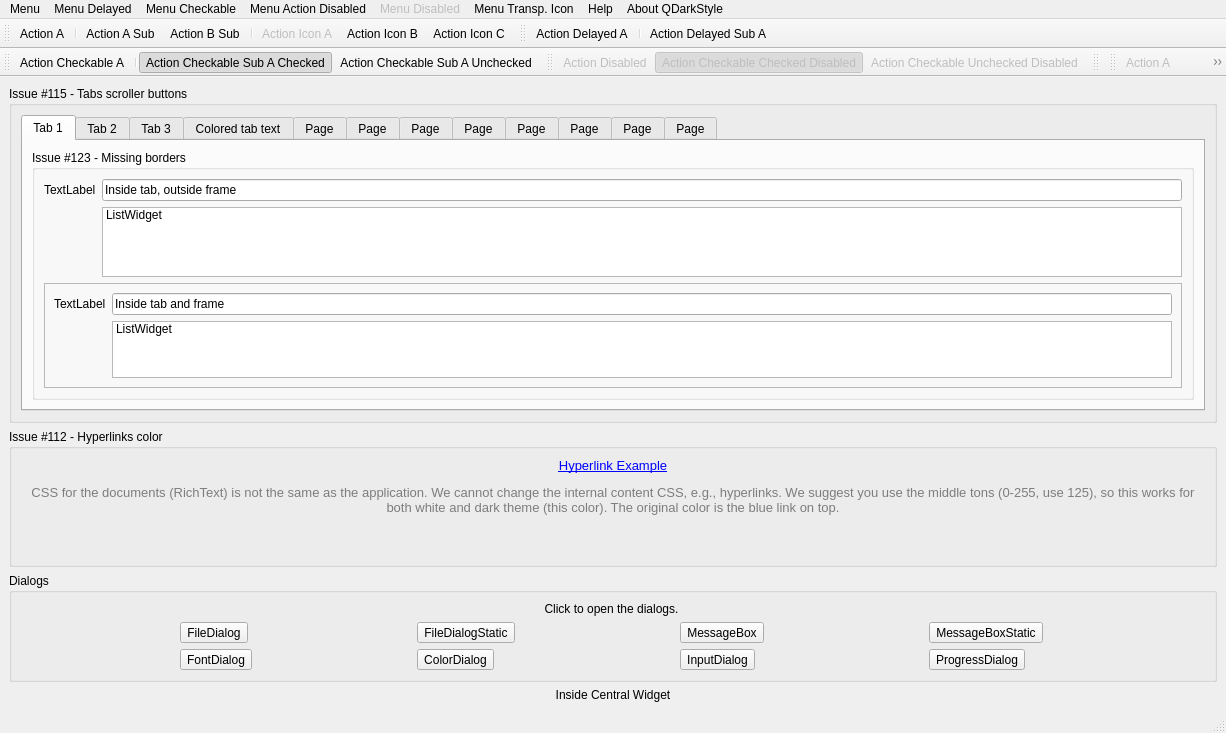
<?xml version="1.0" encoding="UTF-8"?>
<ui version="4.0">
 <class>MainWindow</class>
 <widget class="QMainWindow" name="MainWindow">
  <property name="geometry">
   <rect>
    <x>0</x>
    <y>0</y>
    <width>1226</width>
    <height>719</height>
   </rect>
  </property>
  <property name="windowTitle">
   <string>MainWindow</string>
  </property>
  <widget class="QWidget" name="centralwidget">
   <layout class="QGridLayout" name="gridLayout_7">
    <item row="3" column="0">
     <widget class="QLabel" name="label_71">
      <property name="text">
       <string>Inside Central Widget</string>
      </property>
      <property name="alignment">
       <set>Qt::AlignCenter</set>
      </property>
     </widget>
    </item>
    <item row="0" column="0">
     <widget class="QGroupBox" name="groupBox_2">
      <property name="title">
       <string>Issue #115 - Tabs scroller buttons</string>
      </property>
      <layout class="QGridLayout" name="gridLayout">
       <item row="0" column="0">
        <widget class="QTabWidget" name="tabWidget">
         <property name="currentIndex">
          <number>0</number>
         </property>
         <widget class="QWidget" name="tab">
          <attribute name="title">
           <string>Tab 1</string>
          </attribute>
          <layout class="QGridLayout" name="gridLayout_4">
           <item row="1" column="0">
            <widget class="QGroupBox" name="groupBox_3">
             <property name="title">
              <string>Issue #123 - Missing borders</string>
             </property>
             <layout class="QGridLayout" name="gridLayout_5">
              <item row="0" column="0">
               <widget class="QLabel" name="label_2">
                <property name="text">
                 <string>TextLabel</string>
                </property>
               </widget>
              </item>
              <item row="0" column="1">
               <widget class="QLineEdit" name="lineEdit">
                <property name="text">
                 <string>Inside tab, outside frame</string>
                </property>
               </widget>
              </item>
              <item row="2" column="0" colspan="2">
               <widget class="QFrame" name="frame">
                <property name="frameShape">
                 <enum>QFrame::StyledPanel</enum>
                </property>
                <property name="frameShadow">
                 <enum>QFrame::Raised</enum>
                </property>
                <layout class="QFormLayout" name="formLayout">
                 <property name="fieldGrowthPolicy">
                  <enum>QFormLayout::AllNonFixedFieldsGrow</enum>
                 </property>
                 <item row="0" column="0">
                  <widget class="QLabel" name="label_3">
                   <property name="text">
                    <string>TextLabel</string>
                   </property>
                  </widget>
                 </item>
                 <item row="0" column="1">
                  <widget class="QLineEdit" name="lineEdit_2">
                   <property name="text">
                    <string>Inside tab and frame</string>
                   </property>
                  </widget>
                 </item>
                 <item row="1" column="1">
                  <widget class="QListWidget" name="listWidget_2">
                   <item>
                    <property name="text">
                     <string>ListWidget</string>
                    </property>
                   </item>
                  </widget>
                 </item>
                </layout>
               </widget>
              </item>
              <item row="1" column="1">
               <widget class="QListWidget" name="listWidget">
                <item>
                 <property name="text">
                  <string>ListWidget</string>
                 </property>
                </item>
               </widget>
              </item>
             </layout>
            </widget>
           </item>
          </layout>
         </widget>
         <widget class="QWidget" name="tab_2">
          <attribute name="title">
           <string>Tab 2</string>
          </attribute>
          <layout class="QGridLayout" name="gridLayout_6">
           <item row="0" column="0">
            <widget class="QLabel" name="label_4">
             <property name="text">
              <string>TextLabel</string>
             </property>
            </widget>
           </item>
          </layout>
         </widget>
         <widget class="QWidget" name="tab_3">
          <attribute name="title">
           <string>Tab 3</string>
          </attribute>
         </widget>
         <widget class="QWidget" name="tab_4">
          <attribute name="title">
           <string>Colored tab text</string>
          </attribute>
         </widget>
         <widget class="QWidget" name="tab_5">
          <attribute name="title">
           <string>Page</string>
          </attribute>
         </widget>
         <widget class="QWidget" name="tab_6">
          <attribute name="title">
           <string>Page</string>
          </attribute>
         </widget>
         <widget class="QWidget" name="tab_7">
          <attribute name="title">
           <string>Page</string>
          </attribute>
         </widget>
         <widget class="QWidget" name="tab_8">
          <attribute name="title">
           <string>Page</string>
          </attribute>
         </widget>
         <widget class="QWidget" name="tab_9">
          <attribute name="title">
           <string>Page</string>
          </attribute>
         </widget>
         <widget class="QWidget" name="tab_10">
          <attribute name="title">
           <string>Page</string>
          </attribute>
         </widget>
         <widget class="QWidget" name="tab_11">
          <attribute name="title">
           <string>Page</string>
          </attribute>
         </widget>
         <widget class="QWidget" name="tab_12">
          <attribute name="title">
           <string>Page</string>
          </attribute>
          <layout class="QGridLayout" name="gridLayout_3"/>
         </widget>
        </widget>
       </item>
      </layout>
     </widget>
    </item>
    <item row="1" column="0">
     <widget class="QGroupBox" name="groupBox">
      <property name="title">
       <string>Issue #112 - Hyperlinks color</string>
      </property>
      <layout class="QGridLayout" name="gridLayout_2">
       <item row="0" column="0">
        <widget class="QLabel" name="label">
         <property name="lineWidth">
          <number>0</number>
         </property>
         <property name="text">
          <string>&lt;html&gt;&lt;head/&gt;&lt;body&gt;&lt;p align=&quot;center&quot;&gt;&lt;a href=&quot;https://github.com/ColinDuquesnoy/QDarkStyleSheet/issues/112&quot;&gt;&lt;span style=&quot; font-size:10pt; text-decoration: underline; color:#0000ff;&quot;&gt;Hyperlink Example&lt;/span&gt;&lt;/a&gt;&lt;/p&gt;&lt;p align=&quot;center&quot;&gt;&lt;span style=&quot; font-size:10pt; color:#7d7d7d;&quot;&gt;CSS for the documents (RichText) is not the same as the application. We cannot change the internal content CSS, e.g., hyperlinks. We suggest you use the middle tons (0-255, use 125), so this works for both white and dark theme (this color). The original color is the blue link on top.&lt;/span&gt;&lt;/p&gt;&lt;p align=&quot;center&quot;&gt;&lt;br/&gt;&lt;/p&gt;&lt;/body&gt;&lt;/html&gt;</string>
         </property>
         <property name="textFormat">
          <enum>Qt::RichText</enum>
         </property>
         <property name="alignment">
          <set>Qt::AlignCenter</set>
         </property>
         <property name="wordWrap">
          <bool>true</bool>
         </property>
         <property name="openExternalLinks">
          <bool>true</bool>
         </property>
         <property name="textInteractionFlags">
          <set>Qt::TextBrowserInteraction</set>
         </property>
        </widget>
       </item>
      </layout>
     </widget>
    </item>
    <item row="2" column="0">
     <widget class="QGroupBox" name="groupBoxDialogs">
      <property name="title">
       <string>Dialogs</string>
      </property>
      <layout class="QGridLayout" name="gridLayout_8">
       <item row="1" column="0">
        <widget class="QToolButton" name="toolButtonFileDialog">
         <property name="text">
          <string>FileDialog</string>
         </property>
        </widget>
       </item>
       <item row="1" column="1">
        <widget class="QToolButton" name="toolButtonFileDialogStatic">
         <property name="text">
          <string>FileDialogStatic</string>
         </property>
        </widget>
       </item>
       <item row="1" column="2">
        <widget class="QToolButton" name="toolButtonMessageBox">
         <property name="text">
          <string>MessageBox</string>
         </property>
        </widget>
       </item>
       <item row="1" column="3">
        <widget class="QToolButton" name="toolButtonMessageBoxStatic">
         <property name="text">
          <string>MessageBoxStatic</string>
         </property>
        </widget>
       </item>
       <item row="2" column="0">
        <widget class="QToolButton" name="toolButtonFontDialog">
         <property name="text">
          <string>FontDialog</string>
         </property>
        </widget>
       </item>
       <item row="2" column="1">
        <widget class="QToolButton" name="toolButtonColorDialog">
         <property name="text">
          <string>ColorDialog</string>
         </property>
        </widget>
       </item>
       <item row="2" column="2">
        <widget class="QToolButton" name="toolButtonInputDialog">
         <property name="text">
          <string>InputDialog</string>
         </property>
        </widget>
       </item>
       <item row="2" column="3">
        <widget class="QToolButton" name="toolButtonProgressDialog">
         <property name="text">
          <string>ProgressDialog</string>
         </property>
        </widget>
       </item>
       <item row="0" column="0" colspan="4">
        <widget class="QLabel" name="label_5">
         <property name="text">
          <string>Click to open the dialogs.</string>
         </property>
         <property name="alignment">
          <set>Qt::AlignCenter</set>
         </property>
        </widget>
       </item>
      </layout>
     </widget>
    </item>
   </layout>
  </widget>
  <widget class="QMenuBar" name="menubar">
   <property name="geometry">
    <rect>
     <x>0</x>
     <y>0</y>
     <width>1226</width>
     <height>23</height>
    </rect>
   </property>
   <widget class="QMenu" name="menuMenu">
    <property name="title">
     <string>Menu</string>
    </property>
    <widget class="QMenu" name="menuMenuSub">
     <property name="title">
      <string>Menu Sub</string>
     </property>
     <addaction name="actionActionSubA"/>
     <addaction name="actionActionSubB"/>
    </widget>
    <addaction name="actionActionA"/>
    <addaction name="menuMenuSub"/>
    <addaction name="actionActionIconADis"/>
    <addaction name="actionActionIconB"/>
    <addaction name="actionActionIconC"/>
   </widget>
   <widget class="QMenu" name="menuMenuDelayed">
    <property name="title">
     <string>Menu Delayed</string>
    </property>
    <widget class="QMenu" name="menuMenuSubDelayed">
     <property name="title">
      <string>Menu Sub Delayed</string>
     </property>
     <addaction name="actionActionDelayedSubA"/>
    </widget>
    <addaction name="actionActionDelayedA"/>
    <addaction name="actionActionCheckableA"/>
    <addaction name="menuMenuSubDelayed"/>
   </widget>
   <widget class="QMenu" name="menuMenuCheckale">
    <property name="title">
     <string>Menu Checkable</string>
    </property>
    <widget class="QMenu" name="menuNew">
     <property name="title">
      <string>New</string>
     </property>
     <addaction name="separator"/>
     <addaction name="actionNewB"/>
     <addaction name="actionNewD"/>
     <addaction name="actionNewC"/>
     <addaction name="separator"/>
     <addaction name="actionNewE"/>
    </widget>
    <addaction name="actionActionCheckableA"/>
    <addaction name="actionActionIconADis"/>
    <addaction name="actionActionIconB"/>
    <addaction name="actionActionIconC"/>
    <addaction name="separator"/>
    <addaction name="menuNew"/>
   </widget>
   <widget class="QMenu" name="menuAbout">
    <property name="title">
     <string>About QDarkStyle</string>
    </property>
   </widget>
   <widget class="QMenu" name="menuHelp">
    <property name="title">
     <string>Help</string>
    </property>
   </widget>
   <widget class="QMenu" name="menuMenuActionDis">
    <property name="enabled">
     <bool>true</bool>
    </property>
    <property name="title">
     <string>Menu Action Disabled</string>
    </property>
    <addaction name="actionActionDis"/>
    <addaction name="actionActionCheckableCheckedDis"/>
    <addaction name="actionActionCheckableUncheckedDis"/>
    <addaction name="actionActionIconADis"/>
    <addaction name="actionActionIconB"/>
    <addaction name="actionActionIconC"/>
   </widget>
   <widget class="QMenu" name="menuMenuDisabled">
    <property name="enabled">
     <bool>false</bool>
    </property>
    <property name="title">
     <string>Menu Disabled</string>
    </property>
   </widget>
   <widget class="QMenu" name="menuMenuTranspIcon">
    <property name="title">
     <string>Menu Transp. Icon</string>
    </property>
    <addaction name="actionActionCheckableA"/>
    <addaction name="actionActionTranspIcon"/>
   </widget>
   <addaction name="menuMenu"/>
   <addaction name="menuMenuDelayed"/>
   <addaction name="menuMenuCheckale"/>
   <addaction name="menuMenuActionDis"/>
   <addaction name="menuMenuDisabled"/>
   <addaction name="menuMenuTranspIcon"/>
   <addaction name="menuHelp"/>
   <addaction name="menuAbout"/>
  </widget>
  <widget class="QStatusBar" name="statusbar"/>
  <widget class="QToolBar" name="toolBar">
   <property name="enabled">
    <bool>true</bool>
   </property>
   <property name="windowTitle">
    <string>Tool bar actions</string>
   </property>
   <property name="toolTip">
    <string>Tool bar actions</string>
   </property>
   <property name="iconSize">
    <size>
     <width>16</width>
     <height>16</height>
    </size>
   </property>
   <attribute name="toolBarArea">
    <enum>TopToolBarArea</enum>
   </attribute>
   <attribute name="toolBarBreak">
    <bool>false</bool>
   </attribute>
   <addaction name="actionActionA"/>
   <addaction name="separator"/>
   <addaction name="actionActionSubA"/>
   <addaction name="actionActionSubB"/>
   <addaction name="separator"/>
   <addaction name="actionActionIconADis"/>
   <addaction name="actionActionIconB"/>
   <addaction name="actionActionIconC"/>
  </widget>
  <widget class="QToolBar" name="toolBarDelayed">
   <property name="windowTitle">
    <string>Tool bar actions delayed</string>
   </property>
   <property name="toolTip">
    <string>Tool bar actions delayed</string>
   </property>
   <attribute name="toolBarArea">
    <enum>TopToolBarArea</enum>
   </attribute>
   <attribute name="toolBarBreak">
    <bool>false</bool>
   </attribute>
   <addaction name="actionActionDelayedA"/>
   <addaction name="separator"/>
   <addaction name="actionActionDelayedSubA"/>
  </widget>
  <widget class="QToolBar" name="toolBarCheckable">
   <property name="windowTitle">
    <string>Tool bar action checkable</string>
   </property>
   <property name="toolTip">
    <string>Toolbar actions checkable</string>
   </property>
   <attribute name="toolBarArea">
    <enum>TopToolBarArea</enum>
   </attribute>
   <attribute name="toolBarBreak">
    <bool>true</bool>
   </attribute>
   <addaction name="actionActionCheckableA"/>
   <addaction name="separator"/>
   <addaction name="actionActionCheckableSubAChecked"/>
   <addaction name="actionActionCheckableSubAUnchecked"/>
  </widget>
  <widget class="QToolBar" name="toolBarActionDis">
   <property name="windowTitle">
    <string>Toolbar with actions disabled</string>
   </property>
   <property name="toolTip">
    <string>Toolbar with actions disabled</string>
   </property>
   <attribute name="toolBarArea">
    <enum>TopToolBarArea</enum>
   </attribute>
   <attribute name="toolBarBreak">
    <bool>false</bool>
   </attribute>
   <addaction name="actionActionDis"/>
   <addaction name="actionActionCheckableCheckedDis"/>
   <addaction name="actionActionCheckableUncheckedDis"/>
  </widget>
  <widget class="QToolBar" name="toolBarMenus">
   <property name="windowTitle">
    <string>Toolbar with menu</string>
   </property>
   <property name="toolTip">
    <string>Toolbar with menu</string>
   </property>
   <attribute name="toolBarArea">
    <enum>TopToolBarArea</enum>
   </attribute>
   <attribute name="toolBarBreak">
    <bool>false</bool>
   </attribute>
  </widget>
  <widget class="QToolBar" name="toolBarDis">
   <property name="enabled">
    <bool>false</bool>
   </property>
   <property name="windowTitle">
    <string>Toolbar disabled</string>
   </property>
   <property name="toolTip">
    <string>Toolbar disabled</string>
   </property>
   <attribute name="toolBarArea">
    <enum>TopToolBarArea</enum>
   </attribute>
   <attribute name="toolBarBreak">
    <bool>false</bool>
   </attribute>
   <addaction name="actionActionA"/>
   <addaction name="actionActionSubA"/>
   <addaction name="actionActionCheckableCheckedDis"/>
  </widget>
  <action name="actionActionA">
   <property name="text">
    <string>Action A</string>
   </property>
  </action>
  <action name="actionActionSubA">
   <property name="text">
    <string>Action A Sub</string>
   </property>
   <property name="toolTip">
    <string>Action A Sub</string>
   </property>
  </action>
  <action name="actionActionSubB">
   <property name="text">
    <string>Action B Sub</string>
   </property>
  </action>
  <action name="actionActionDelayedA">
   <property name="text">
    <string>Action Delayed A</string>
   </property>
   <property name="toolTip">
    <string>Action Delayed A</string>
   </property>
  </action>
  <action name="actionActionDelayedSubA">
   <property name="text">
    <string>Action Delayed Sub A</string>
   </property>
   <property name="toolTip">
    <string>Action Delayed Sub A</string>
   </property>
  </action>
  <action name="actionActionCheckableA">
   <property name="checkable">
    <bool>true</bool>
   </property>
   <property name="enabled">
    <bool>true</bool>
   </property>
   <property name="text">
    <string>Action Checkable A</string>
   </property>
   <property name="toolTip">
    <string>Action Checkable A</string>
   </property>
  </action>
  <action name="actionActionCheckableSubAChecked">
   <property name="checkable">
    <bool>true</bool>
   </property>
   <property name="checked">
    <bool>true</bool>
   </property>
   <property name="text">
    <string>Action Checkable Sub A Checked</string>
   </property>
   <property name="toolTip">
    <string>Action Checkable Sub A Checked</string>
   </property>
  </action>
  <action name="actionActionCheckableSubAUnchecked">
   <property name="checkable">
    <bool>true</bool>
   </property>
   <property name="text">
    <string>Action Checkable Sub A Unchecked</string>
   </property>
   <property name="toolTip">
    <string>Action Checkable Sub A Unchecked</string>
   </property>
  </action>
  <action name="actionNewB">
   <property name="text">
    <string>New B</string>
   </property>
  </action>
  <action name="actionNewC">
   <property name="text">
    <string>New C</string>
   </property>
  </action>
  <action name="actionNewD">
   <property name="text">
    <string>New D</string>
   </property>
  </action>
  <action name="actionNewE">
   <property name="text">
    <string>New E</string>
   </property>
  </action>
  <action name="actionActionIconADis">
   <property name="enabled">
    <bool>false</bool>
   </property>
   <property name="icon">
    <iconset resource="../../dark/style.qrc">
     <normaloff>:/qss_icons/dark/rc/window_undock_focus.png</normaloff>:/qss_icons/dark/rc/window_undock_focus.png</iconset>
   </property>
   <property name="text">
    <string>Action Icon A</string>
   </property>
  </action>
  <action name="actionActionIconB">
   <property name="enabled">
    <bool>true</bool>
   </property>
   <property name="icon">
    <iconset resource="../../dark/style.qrc">
     <normaloff>:/qss_icons/dark/rc/window_close_focus.png</normaloff>:/qss_icons/dark/rc/window_close_focus.png</iconset>
   </property>
   <property name="text">
    <string>Action Icon B</string>
   </property>
   <property name="toolTip">
    <string>Action Icon B</string>
   </property>
  </action>
  <action name="actionActionIconC">
   <property name="icon">
    <iconset resource="../../dark/style.qrc">
     <normaloff>:/qss_icons/dark/rc/window_grip_focus.png</normaloff>:/qss_icons/dark/rc/window_grip_focus.png</iconset>
   </property>
   <property name="text">
    <string>Action Icon C</string>
   </property>
  </action>
  <action name="actionActionDis">
   <property name="enabled">
    <bool>false</bool>
   </property>
   <property name="text">
    <string>Action Disabled</string>
   </property>
   <property name="toolTip">
    <string>Action Disabled</string>
   </property>
  </action>
  <action name="actionActionCheckableCheckedDis">
   <property name="checkable">
    <bool>true</bool>
   </property>
   <property name="checked">
    <bool>true</bool>
   </property>
   <property name="enabled">
    <bool>false</bool>
   </property>
   <property name="text">
    <string>Action Checkable Checked Disabled</string>
   </property>
   <property name="toolTip">
    <string>Action Checkable Checked Disabled</string>
   </property>
  </action>
  <action name="actionActionCheckableUncheckedDis">
   <property name="checkable">
    <bool>true</bool>
   </property>
   <property name="enabled">
    <bool>false</bool>
   </property>
   <property name="text">
    <string>Action Checkable Unchecked Disabled</string>
   </property>
   <property name="toolTip">
    <string>Action Checkable Unchecked Disabled</string>
   </property>
  </action>
  <action name="actionActionTranspIcon">
   <property name="icon">
    <iconset resource="../../dark/style.qrc">
     <normaloff>:/qss_icons/dark/rc/transparent.png</normaloff>:/qss_icons/dark/rc/transparent.png</iconset>
   </property>
   <property name="text">
    <string>Action Transp. Icon</string>
   </property>
  </action>
 </widget>
 <tabstops>
  <tabstop>lineEdit</tabstop>
  <tabstop>tabWidget</tabstop>
  <tabstop>lineEdit_2</tabstop>
 </tabstops>
 <resources>
  <include location="../../dark/style.qrc"/>
 </resources>
 <connections/>
</ui>
